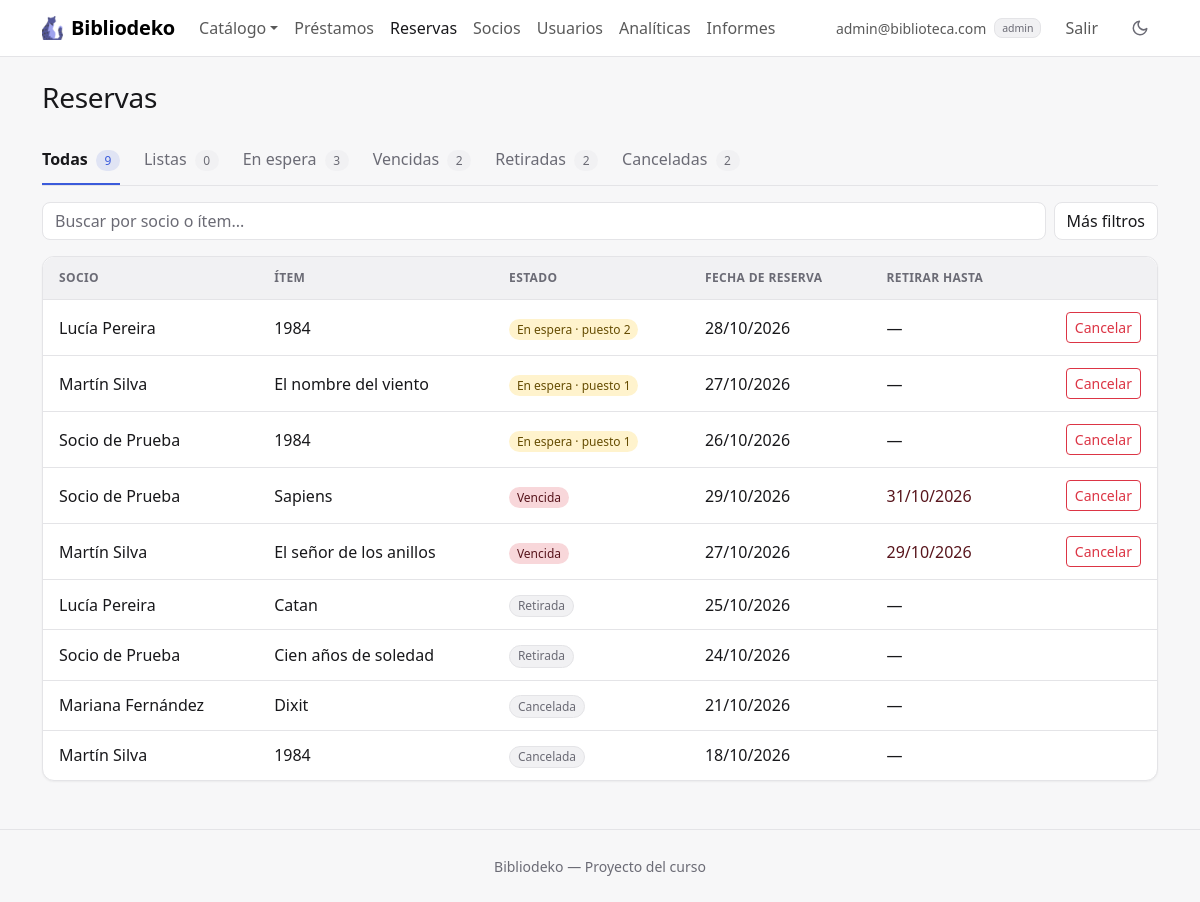
The app's page /index.php?accion=listarReservas (signed in) with its own data.
### tables this page shows
CREATE TABLE IF NOT EXISTS reservas (
    id                INT  AUTO_INCREMENT PRIMARY KEY,
    socio_id          INT  NOT NULL,
    item_id           INT  NOT NULL,
    fecha_reserva     DATE NOT NULL,
    fecha_vencimiento DATE NULL,
    estado            ENUM('pendiente', 'lista', 'retirada', 'cancelada') NOT NULL DEFAULT 'pendiente',
    FOREIGN KEY (socio_id) REFERENCES socios(id) ON DELETE RESTRICT,
    FOREIGN KEY (item_id) REFERENCES items(id) ON DELETE RESTRICT,
     
    CHECK (estado <> 'lista' OR fecha_vencimiento IS NOT NULL)
);

CREATE TABLE IF NOT EXISTS socios (
    id          INT AUTO_INCREMENT PRIMARY KEY,
    usuario_id  INT NOT NULL UNIQUE,
    nombre      VARCHAR(100) NOT NULL,
    direccion   VARCHAR(255) NOT NULL,
    telefono    VARCHAR(20)  NOT NULL,
    foto        VARCHAR(100) NOT NULL DEFAULT 'avatar.png',
    FOREIGN KEY (usuario_id) REFERENCES usuarios(id) ON DELETE RESTRICT
);

CREATE TABLE IF NOT EXISTS items (
    id          INT AUTO_INCREMENT PRIMARY KEY,
    tipo        ENUM('libro', 'juego', 'proyecto') NOT NULL DEFAULT 'libro',
    titulo      VARCHAR(150) NOT NULL,
    autor       VARCHAR(100) NOT NULL,
    categoria   VARCHAR(50)  NULL,
    isbn        VARCHAR(13)  NULL UNIQUE,
    descripcion TEXT         NULL,
    stock       INT UNSIGNED NOT NULL DEFAULT 1,
    imagen      VARCHAR(100) NOT NULL DEFAULT 'default.png',
    CHECK (isbn IS NULL OR tipo = 'libro')
);

### controllers/ReservaController.php (called while the page is built, shortened)
<?php
require_once __DIR__ . '/../models/Reserva.php';
function leerFiltrosReservas($datos) {
    $filtros = [
        'socio_id' => trim($datos['socio_id'] ?? ''),
        'item_id'  => trim($datos['item_id'] ?? ''),
        'estado'   => trim($datos['estado'] ?? ''),
        'q'        => trim($datos['q'] ?? ''),
    ];
    if (!ctype_digit($filtros['socio_id'])) {
        $filtros['socio_id'] = '';
    }
    if (!ctype_digit($filtros['item_id'])) {
        $filtros['item_id'] = '';
    }
    if (!in_array($filtros['estado'], Reserva::FILTROS_ESTADO)) {
        $filtros['estado'] = '';
    }
    return $filtros;
}
function listarReservas() {
    global $pdo;
    $filtros = leerFiltrosReservas($_GET);
    $paginacion = ['pagina' => $_GET['p'] ?? 1, 'por_pagina' => 10];
    if (esAdmin()) {
        $resultado = Reserva::listar($pdo, array_merge($filtros, $paginacion));
        $titulo = 'Reservas';
    }
    $reservas = $resultado['filas'];
    require __DIR__ . '/../views/reservas/listar.php';
}

### helpers.php (called while the page is built, shortened)
<?php
function esAdmin() {
    return isset($_SESSION['usuario']) && $_SESSION['usuario']['rol'] === 'admin';
}
function calcularPaginacion($total, $pagina, $porPagina) {
    $porPagina = (int) $porPagina;
    $paginas = max(1, (int) ceil($total / $porPagina));
    $pagina = min(max(1, (int) $pagina), $paginas);
    return [
        'pagina'  => $pagina,
        'paginas' => $paginas,
        'limite'  => ' LIMIT ' . $porPagina . ' OFFSET ' . ($pagina - 1) * $porPagina,
    ];
}
function formatoFecha($fecha) {
    return date('d/m/Y', strtotime($fecha));
}

### models/Reserva.php (called while the page is built, shortened)
<?php
class Reserva {
    private $fechaReserva;
    private $fechaVencimiento;
    private $estado;
    private $socioNombre;
    private $itemTitulo;
    private $puesto;
    public function __construct($id, $socioId, $itemId, $fechaReserva, $fechaVencimiento, $estado, $socioNombre, $itemTitulo, $puesto) {
        $this->fechaReserva = $fechaReserva;
        $this->fechaVencimiento = $fechaVencimiento;
        $this->estado = $estado;
        $this->socioNombre = $socioNombre;
        $this->itemTitulo = $itemTitulo;
        $this->puesto = $puesto;
    }
    public function getFechaReserva() { return $this->fechaReserva; }
    public function getFechaVencimiento() { return $this->fechaVencimiento; }
    public function getSocioNombre() { return $this->socioNombre; }
    public function getItemTitulo() { return $this->itemTitulo; }
    public function getPuesto() { return $this->puesto; }
    public function estaPendiente() { return $this->estado === 'pendiente'; }
    public function estaLista() { return $this->estado === 'lista' && $this->fechaVencimiento >= date('Y-m-d'); }
    public function estaVencida() { return $this->estado === 'lista' && $this->fechaVencimiento < date('Y-m-d'); }
    public function estaActiva() { return $this->estaPendiente() || $this->estaLista(); }
    public function getEstadoTexto() {
        return ['pendiente' => 'En espera', 'retirada' => 'Retirada', 'cancelada' => 'Cancelada'][$this->estado];
    }
    private static function desdeFila($f) {
        return new Reserva($f['id'], $f['socio_id'], $f['item_id'], $f['fecha_reserva'], $f['fecha_vencimiento'], $f['estado'], $f['socio_nombre'], $f['item_titulo'], $f['puesto']);
    }
    private static function armarFiltros($filtros) {
        $filtros = array_merge(['socio_id' => '', 'item_id' => '', 'estado' => '', 'q' => ''], $filtros);
        $condiciones = [];
        $parametros = [];
        $where = empty($condiciones) ? '' : ' WHERE ' . implode(' AND ', $condiciones);
        return [$where, $parametros];
    }
    public static function listar($pdo, $filtros = []) {
        $filtros = array_merge(['pagina' => 1, 'por_pagina' => 0], $filtros);
        [$where, $parametros] = self::armarFiltros($filtros);
        $stmt = $pdo->prepare('SELECT COUNT(*)' . self::DESDE . $where);
        $stmt->execute($parametros);
        $total = (int) $stmt->fetchColumn();
        $sql = self::SELECT . $where . ' ORDER BY r.estado, r.id DESC';
        $paginacion = calcularPaginacion($total, $filtros['pagina'], $filtros['por_pagina']);
        $sql .= $paginacion['limite'];
        $stmt = $pdo->prepare($sql);
        $stmt->execute($parametros);
        $reservas = [];
        foreach ($stmt->fetchAll() as $f) {
            $reservas[] = self::desdeFila($f);
        }
        return ['filas' => $reservas, 'total' => $total, 'pagina' => $paginacion['pagina'], 'paginas' => $paginacion['paginas']];
    }
}

### views/reservas/listar.php (the view, shortened to what this page needs)
<?php
$tituloPagina = $titulo;
require __DIR__ . '/../header.php';
?>
<div class="encabezado">
  <div>
    <h1 class="h3"><?= htmlspecialchars($tituloPagina) ?></h1>
  </div>
</div>
<?php
require __DIR__ . '/../filtros.php';
?>
<?php if (empty($reservas)): ?>
  <div class="card estado-vacio">
    <?php if (!empty(array_filter($filtros))): ?>
      <p class="titulo">No hay reservas para mostrar.</p>
      <p class="small mb-0">Probá con otra pestaña u otra búsqueda.</p>
    <?php elseif (esAdmin()): ?>
      <p class="titulo">Todavía no hay reservas.</p>
      <p class="small mb-0">Los socios reservan desde el catálogo.</p>
    <?php else: ?>
      <p class="titulo">Todavía no tenés reservas.</p>
      <p class="small mb-0">Buscá un ítem en el <a href="index.php?accion=listarItems">catálogo</a> y apretá «Reservar».</p>
    <?php endif; ?>
  </div>
<?php else: ?>
  <div class="card">
    <div class="table-responsive">
      <table class="table table-hover align-middle">
        <thead>
          <tr>
            <?php if (esAdmin()): ?><th>Socio</th><?php endif; ?>
            <th>Ítem</th>
            <th>Estado</th>
            <th>Fecha de reserva</th>
            <th>Retirar hasta</th>
            <th><span class="visually-hidden">Acciones</span></th>
          </tr>
        </thead>
        <tbody>
          <?php foreach ($reservas as $r): ?>
            <tr class="<?= $r->estaActiva() ? '' : 'text-body-secondary' ?>">
              <?php if (esAdmin()): ?><td class="fw-medium"><?= htmlspecialchars($r->getSocioNombre()) ?></td><?php endif; ?>
              <td><?= htmlspecialchars($r->getItemTitulo()) ?></td>
              <td class="text-nowrap">
                <?php if ($r->estaLista()): ?>
                  <span class="badge rounded-pill bg-success-subtle text-success-emphasis">Lista</span>
                <?php elseif ($r->estaPendiente()): ?>
                  <span class="badge rounded-pill bg-warning-subtle text-warning-emphasis">En espera · puesto <?= htmlspecialchars($r->getPuesto()) ?></span>
                <?php elseif ($r->estaVencida()): ?>
                  <span class="badge rounded-pill bg-danger-subtle text-danger-emphasis">Vencida</span>
                <?php else: ?>
                  <span class="badge rounded-pill etiqueta"><?= htmlspecialchars($r->getEstadoTexto()) ?></span>
                <?php endif; ?>
              </td>
              <td class="text-nowrap"><?= htmlspecialchars(formatoFecha($r->getFechaReserva())) ?></td>
              <td class="text-nowrap <?= $r->estaVencida() ? 'text-danger-emphasis fw-medium' : '' ?>">
                <?= htmlspecialchars($r->estaLista() || $r->estaVencida() ? formatoFecha($r->getFechaVencimiento()) : '—') ?>
              </td>
              <td class="text-end text-nowrap">
                <?php if ($r->estaActiva() || (esAdmin() && $r->estaVencida())): ?>
                  <?php
                  $pregunta = esAdmin()
                      ? '¿Cancelar la reserva de «' . $r->getItemTitulo() . '» que hizo ' . $r->getSocioNombre() . '? No se puede deshacer.'
                      : '¿Cancelar tu reserva de «' . $r->getItemTitulo() . '»? No se puede deshacer.';
                  ?>
                  <form method="POST" action="index.php?accion=cancelarReserva" class="d-inline"
                    data-confirmar="<?= htmlspecialchars($pregunta) ?>"
                    data-boton="Cancelar reserva" data-volver="Volver" data-color="danger">
                    <button type="submit" class="btn btn-sm btn-outline-danger">Cancelar<span class="visually-hidden"> la reserva de «<?= htmlspecialchars($r->getItemTitulo()) ?>»</span></button>
                  </form>
                <?php endif; ?>
              </td>
            </tr>
          <?php endforeach; ?>
        </tbody>
      </table>
    </div>
  </div>
<?php endif; ?>
<?php require __DIR__ . '/../footer.php'; ?>

### assets/css/estilo.css (style rules this page uses)
:root, [data-bs-theme="light"] { --acento-rgb: 59, 91, 219; --acento-hover-rgb: 47, 74, 192; --color-sobre-acento: #ffffff; --color-fondo: #f7f7f8; --color-superficie: #ffffff; --color-superficie-2: #f1f1f3; --color-texto: #18181b; --color-texto-suave: #6b6b75; --color-borde: #e4e4e7; --sombra: 0 1px 2px rgba(24, 24, 27, .05); --sombra-elevada: 0 8px 24px rgba(24, 24, 27, .08); --grafico-devuelto: #8fa3ec; --grafico-vencido: #dc2626; --grafico-tarde: #e0a100; }
:root { --fuente-base: system-ui, -apple-system, "Segoe UI", Roboto, "Helvetica Neue", Arial, sans-serif; --radio: .5rem; --radio-grande: .75rem; --alto-campo: 38px; --proporcion-portada: 3 / 4; }
:root, [data-bs-theme="light"], [data-bs-theme="dark"] { --color-acento: rgb(var(--acento-rgb)); --color-acento-hover: rgb(var(--acento-hover-rgb)); --color-acento-suave: rgba(var(--acento-rgb), .12); --bs-body-font-family: var(--fuente-base); --bs-body-bg: var(--color-superficie); --bs-body-color: var(--color-texto); --bs-emphasis-color: var(--color-texto); --bs-secondary-color: var(--color-texto-suave); --bs-secondary-bg: var(--color-superficie-2); --bs-tertiary-bg: var(--color-superficie-2); --bs-border-color: var(--color-borde); --bs-border-radius: var(--radio); --bs-border-radius-lg: var(--radio-grande); --bs-primary-rgb: var(--acento-rgb); --bs-link-color-rgb: var(--acento-rgb); --bs-link-hover-color-rgb: var(--acento-hover-rgb); --bs-focus-ring-color: rgba(var(--acento-rgb), .25); }
body { background-color: var(--color-fondo); -webkit-font-smoothing: antialiased; }
h1, h2, h3, h4, h5, h6 { font-weight: 600; letter-spacing: -.01em; }
.encabezado { display: flex; flex-wrap: wrap; justify-content: space-between; align-items: center; gap: .75rem; margin-bottom: 1.5rem; }
.encabezado h1 { margin-bottom: 0; }
.btn { font-weight: 500; }
.card { --bs-card-bg: var(--color-superficie); --bs-card-border-color: var(--color-borde); --bs-card-border-radius: var(--radio-grande); --bs-card-inner-border-radius: calc(var(--radio-grande) - 1px); --bs-card-cap-bg: transparent; box-shadow: var(--sombra); }
.badge { font-weight: 500; }
.etiqueta { background-color: var(--color-superficie-2); color: var(--color-texto-suave); border: 1px solid var(--color-borde); }
.table { --bs-table-bg: transparent; --bs-table-hover-bg: var(--color-superficie-2); --bs-table-border-color: var(--color-borde); margin-bottom: 0; }
.table > thead th { background-color: var(--color-superficie-2); color: var(--color-texto-suave); font-size: .75rem; font-weight: 600; letter-spacing: .03em; text-transform: uppercase; white-space: nowrap; }
.table > :not(caption) > * > * { padding: .75rem 1rem; }
.table > tbody > tr:last-child > * { border-bottom: 0; }
.card > .table-responsive { border-radius: inherit; position: relative; }

### records on screen
reservas: socio.nombre "Lucía Pereira", item.titulo "1984", Puesto "2", fecha_reserva "28/10/2026", estado "—"
reservas: socio.nombre "Martín Silva", item.titulo "El nombre del viento", Puesto "1", fecha_reserva "27/10/2026", estado "—"
reservas: socio.nombre "Socio de Prueba", item.titulo "1984", Puesto "1", fecha_reserva "26/10/2026", estado "—"
reservas: socio.nombre "Socio de Prueba", item.titulo "Sapiens", shows "Vencida", fecha_reserva "29/10/2026", estado+fecha_vencimiento "31/10/2026"
reservas: socio.nombre "Martín Silva", item.titulo "El señor de los anillos", shows "Vencida", fecha_reserva "27/10/2026", estado+fecha_vencimiento "29/10/2026"
reservas: socio.nombre "Lucía Pereira", item.titulo "Catan", estado "Retirada", fecha_reserva "25/10/2026", estado "—"
reservas: socio.nombre "Socio de Prueba", item.titulo "Cien años de soledad", estado "Retirada", fecha_reserva "24/10/2026", estado "—"
reservas: socio.nombre "Mariana Fernández", item.titulo "Dixit", estado "Cancelada", fecha_reserva "21/10/2026", estado "—"
reservas: socio.nombre "Martín Silva", item.titulo "1984", estado "Cancelada", fecha_reserva "18/10/2026", estado "—"

### other values on screen
$_SESSION['usuario']['email'] "admin@biblioteca.com"
$_SESSION['usuario']['rol'] "admin"
$tituloPagina "Reservas"
$texto "Todas"
$barra['pestanas']['conteo'][$valor] "9"
$texto "Listas"
$barra['pestanas']['conteo'][$valor] "0"
$texto "En espera"
$barra['pestanas']['conteo'][$valor] "3"
$texto "Vencidas"
$barra['pestanas']['conteo'][$valor] "2"
$texto "Retiradas"
$texto "Canceladas"
